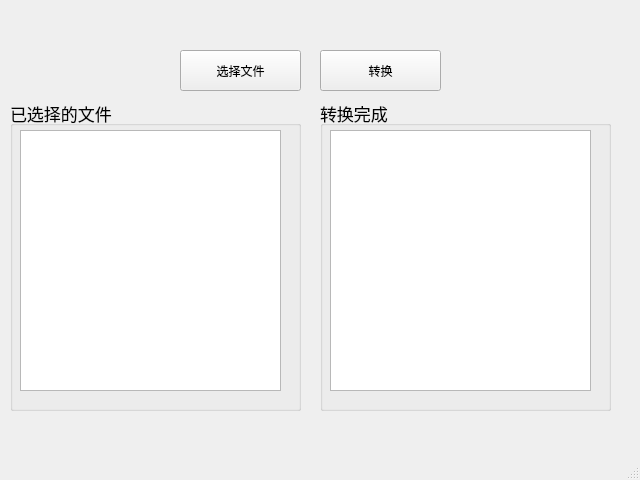
<?xml version="1.0" encoding="UTF-8"?>
<ui version="4.0">
 <class>MainWindow</class>
 <widget class="QMainWindow" name="MainWindow">
  <property name="geometry">
   <rect>
    <x>0</x>
    <y>0</y>
    <width>640</width>
    <height>480</height>
   </rect>
  </property>
  <property name="windowTitle">
   <string>TXT文件转换</string>
  </property>
  <property name="windowIcon">
   <iconset resource="资源.qrc">
    <normaloff>:/pictures/pictures/d.png</normaloff>:/pictures/pictures/d.png</iconset>
  </property>
  <widget class="QWidget" name="centralwidget">
   <widget class="QPushButton" name="pushButton">
    <property name="geometry">
     <rect>
      <x>180</x>
      <y>50</y>
      <width>121</width>
      <height>41</height>
     </rect>
    </property>
    <property name="text">
     <string>选择文件</string>
    </property>
   </widget>
   <widget class="QGroupBox" name="groupBox">
    <property name="geometry">
     <rect>
      <x>10</x>
      <y>100</y>
      <width>291</width>
      <height>311</height>
     </rect>
    </property>
    <property name="font">
     <font>
      <pointsize>13</pointsize>
     </font>
    </property>
    <property name="title">
     <string>已选择的文件</string>
    </property>
    <widget class="QTextBrowser" name="textBrowser">
     <property name="geometry">
      <rect>
       <x>10</x>
       <y>30</y>
       <width>261</width>
       <height>261</height>
      </rect>
     </property>
    </widget>
   </widget>
   <widget class="QPushButton" name="pushButton_2">
    <property name="geometry">
     <rect>
      <x>320</x>
      <y>50</y>
      <width>121</width>
      <height>41</height>
     </rect>
    </property>
    <property name="text">
     <string>转换</string>
    </property>
   </widget>
   <widget class="QGroupBox" name="groupBox_2">
    <property name="geometry">
     <rect>
      <x>320</x>
      <y>100</y>
      <width>291</width>
      <height>311</height>
     </rect>
    </property>
    <property name="font">
     <font>
      <pointsize>13</pointsize>
     </font>
    </property>
    <property name="title">
     <string>转换完成</string>
    </property>
    <widget class="QTextBrowser" name="textBrowser_2">
     <property name="geometry">
      <rect>
       <x>10</x>
       <y>30</y>
       <width>261</width>
       <height>261</height>
      </rect>
     </property>
    </widget>
   </widget>
  </widget>
  <widget class="QMenuBar" name="menubar">
   <property name="geometry">
    <rect>
     <x>0</x>
     <y>0</y>
     <width>640</width>
     <height>24</height>
    </rect>
   </property>
  </widget>
  <widget class="QStatusBar" name="statusbar"/>
 </widget>
 <resources>
  <include location="资源.qrc"/>
 </resources>
 <connections/>
</ui>
